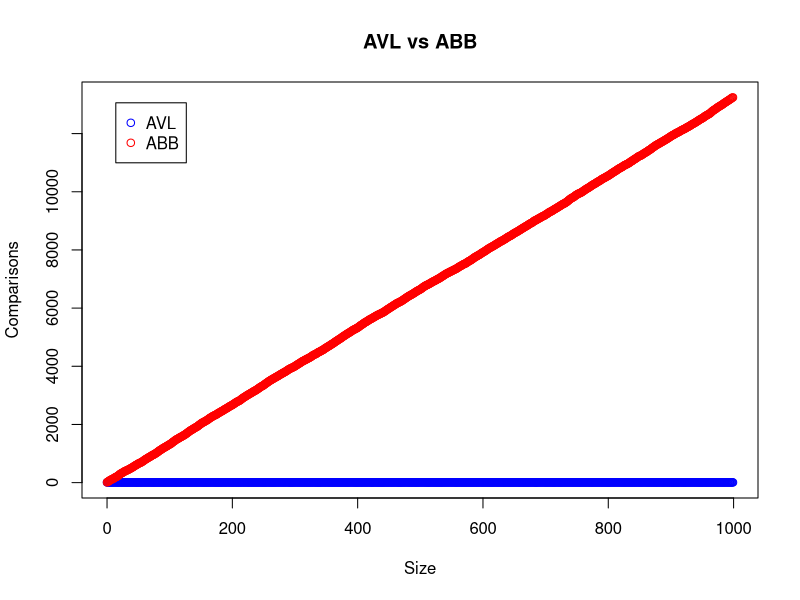

Recreate this plot in R.
data <- read.table("amostra.txt", header=T)
options(scipen=5)
maxY <- max(data$ABB, data$AVL)
maxX <- max(data$Size)
minX <- min(data$Size)
minY <- min(data$ABB, data$AVL)
plot(data$ABB~data$Size, col="blue", xlab="Size", ylab="Comparisons", xlim=c(minX, maxX), ylim=c(minY, maxY))
points(data$AVL~data$Size, col="red")
title(main = "AVL vs ABB")
legend("topleft", c("AVL","ABB"), col=c("blue","red"), pch=1:1, inset = c(0.05, 0.05)) 